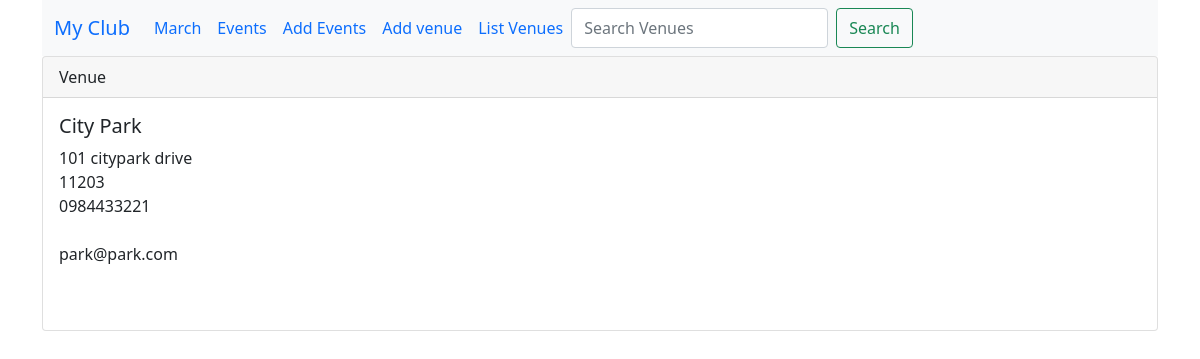
Page /show_venue/1 on the committed database.
### events/models.py (models this page shows)
class Venue(models.Model): #fields to use in form too
    name = models.CharField('Venue Name', max_length=120)
    address = models.CharField(max_length=300)
    zip_code = models.CharField(max_length=15,blank=True )
    phone = models.CharField('Contact Phone', max_length=15, blank=True)
    web = models.URLField('Website Address', max_length=200, blank=True)
    email_address = models.EmailField('Email')
    def __str__(self):
        return self.name

### events/views.py (the view)
# urls.py: path('show_venue/<venue_id>', views.show_venue, name='show-venue'),
def show_venue(request, venue_id):
    venue = Venue.objects.get(pk=venue_id)
    return render(request, 'show_venue.html', {'venue': venue})

### events/templates/show_venue.html
{% extends 'base.html' %}
{% block content %}
        <div class="card">
            <div class="card-header">
                Venue
            </div>
            <div class="card-body">
                <h5 class="card-title"> {{venue}}</h5>
                <p class="card-text">
                    {{venue.address}}<br>
                    {{venue.zip_code}}<br>
                    {{venue.phone}}<br>
                    <a href="{{venue.web}}"></a><br>
                    {{venue.email_address}}<br>
	<br/>
{% endblock %}

### rows in the picture
Venue: name "City Park", address "101 citypark drive", zip_code "11203", phone "0984433221", email_address "park@park.com"
